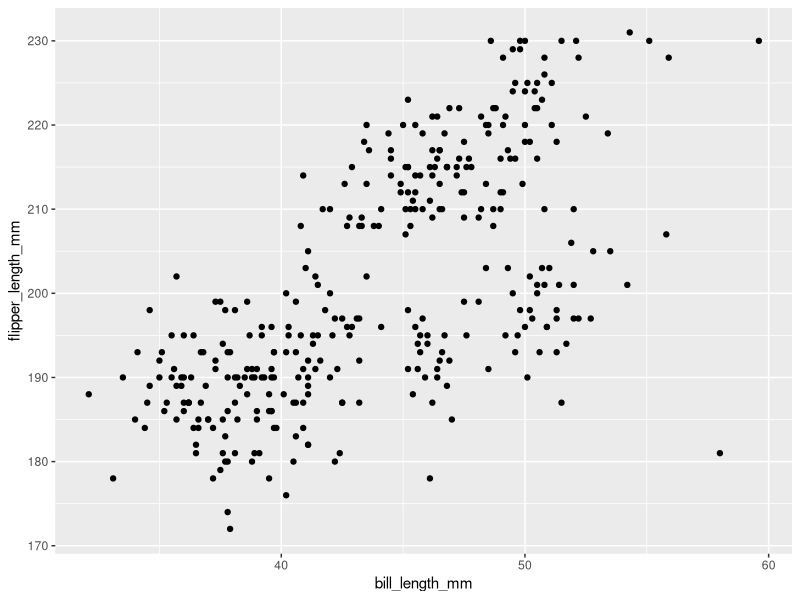

The R source for this figure:
## ---- chunk 1
library(tidyverse)
## ---- chunk 2
p1_df = tibble(
    ran_samp = rnorm(10),
    vec_logical = ran_samp > 0,
    vec_char = c("A", "B", "C", "D", "E", "F", "G", "H", "I", "J"),
    vec_fac = factor(c("yellow", "blue", "red", "yellow", "blue", "red", "yellow", "blue", "red", "yellow"))
)

knitr::kable(p1_df, format = "html")

##Means of Data Frame Variables

mean(p1_df %>% pull(ran_samp))

mean(p1_df %>% pull(vec_logical))

mean(p1_df %>% pull(vec_char))

mean(p1_df %>% pull(vec_fac))
## ---- chunk 3
data("penguins", package = "palmerpenguins")

summary(penguins)
nrow(penguins)
ncol(penguins)

mean(penguins$flipper_length_mm, na.rm = TRUE)
## ---- chunk 4
ggplot(penguins, aes(x = bill_length_mm, y = flipper_length_mm)) + geom_point()
